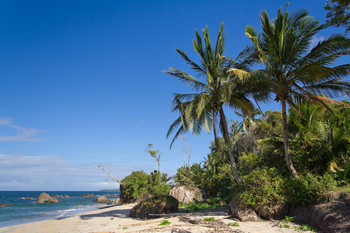
#> input picture Chapter6/beach.png, 350 x 233 px
$ python splitting_and_merging.py --image beach.png
#> lines starting #> are read from the running program, lines starting #| are printed output that depends on the picture
import argparse
import numpy as np
import cv2

ap = argparse.ArgumentParser()
ap.add_argument("-i", "--image", required=True, help="path to the image")
args = vars(ap.parse_args())

image = cv2.imread(args["image"])
#> image is the input picture: shape (233, 350, 3); mean B, G, R 136, 110.4, 78.6
(B, G, R) = cv2.split(image)
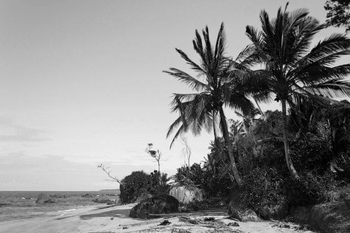
#> B: shape (233, 350); min 0, max 252, mean 136
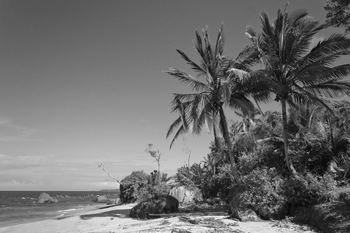
#> G: shape (233, 350); min 4, max 251, mean 110.4
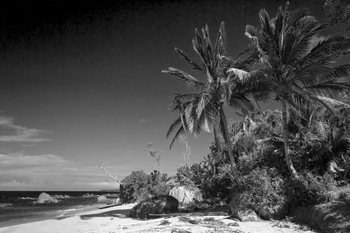
#> R: shape (233, 350); min 0, max 255, mean 78.6

cv2.imshow("Red", R)
cv2.imshow("Green", G)
cv2.imshow("Blue", B)

merged = cv2.merge([B, G, R])
cv2.imshow("Merged", merged)
cv2.waitKey(0)
cv2.destroyAllWindows()

zeros = np.zeros(image.shape[:2], dtype="uint8")
cv2.imshow("Red", cv2.merge([zeros, zeros, R]))
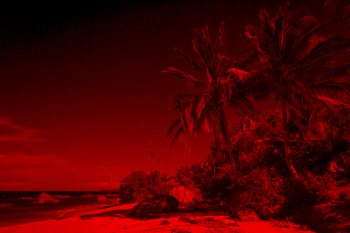
#> window 'Red': shape (233, 350, 3); mean B, G, R 0, 0, 78.6
cv2.imshow("Green", cv2.merge([zeros, R, zeros]))
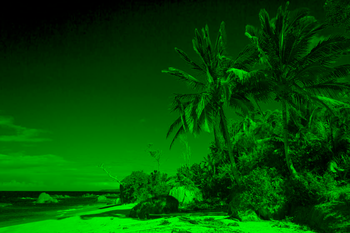
#> window 'Green': shape (233, 350, 3); mean B, G, R 0, 78.6, 0
cv2.imshow("Blue", cv2.merge([R, zeros, zeros]))
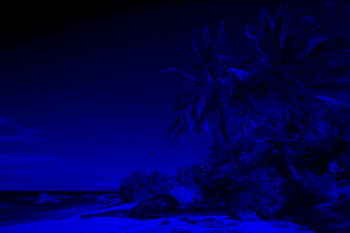
#> window 'Blue': shape (233, 350, 3); mean B, G, R 78.6, 0, 0
cv2.waitKey(0)

$ run again, on Chapter6/wave.png
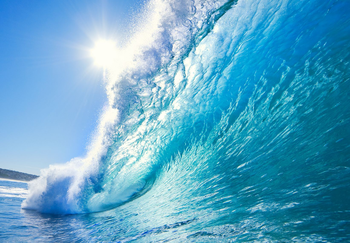
#> input picture Chapter6/wave.png, 350 x 243 px
#> image is the input picture: shape (243, 350, 3); mean B, G, R 199.1, 166.5, 93.5
#> `cv2.imshow("Green", cv2.merge([zeros, R, zeros]))`:
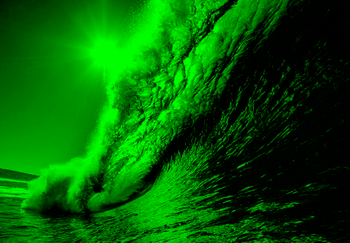
#> window 'Green': shape (243, 350, 3); mean B, G, R 0, 93.5, 0
#> `cv2.imshow("Blue", cv2.merge([R, zeros, zeros]))`:
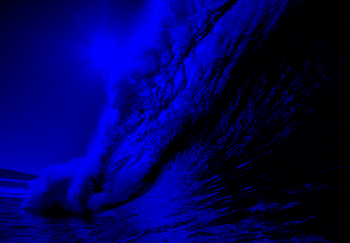
#> window 'Blue': shape (243, 350, 3); mean B, G, R 93.5, 0, 0
